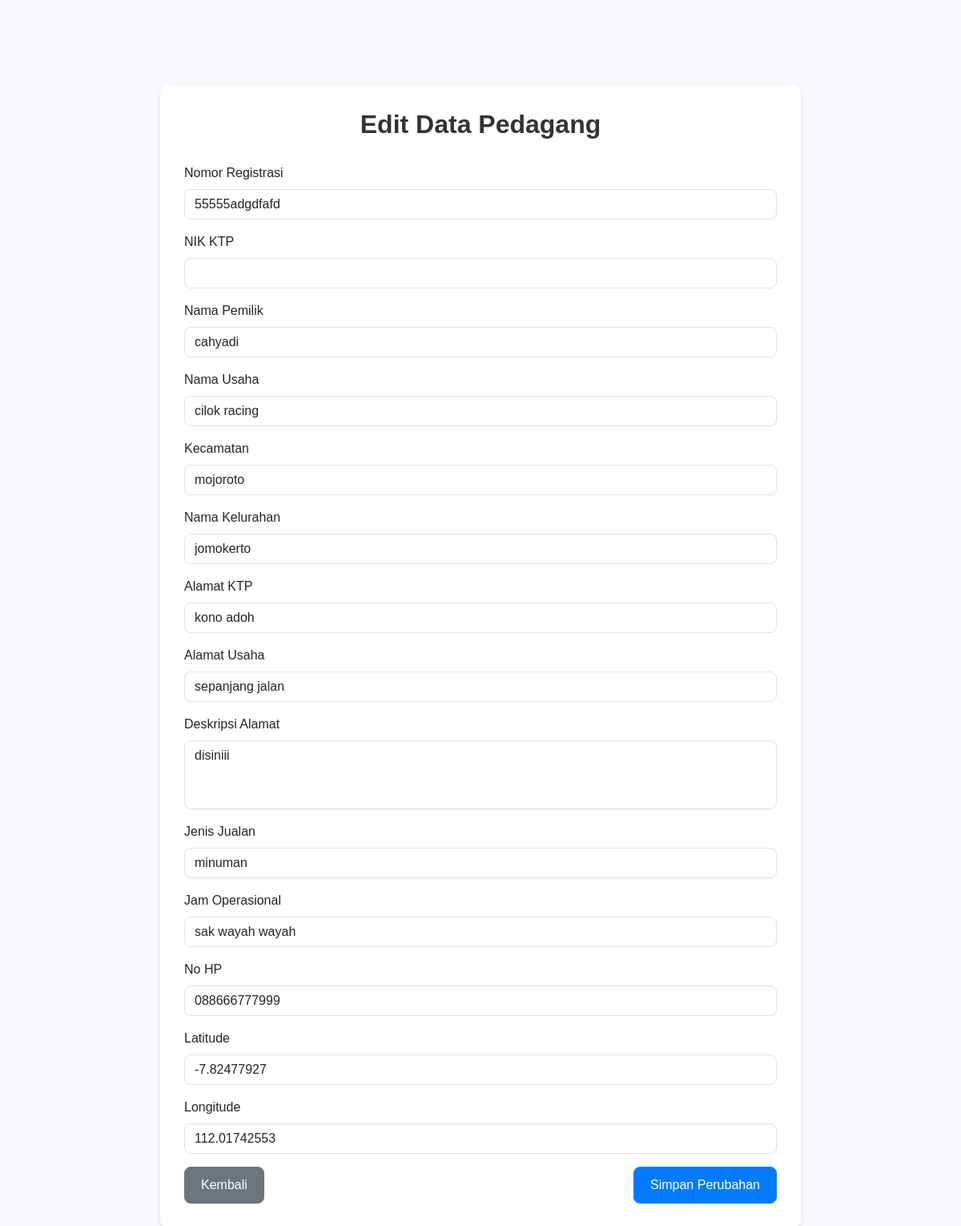
The app's page /pkl/edit_pedagang.php?id=5 with its own data.
### tables this page shows
CREATE TABLE IF NOT EXISTS `pedagang` (
  `id` int(11) NOT NULL AUTO_INCREMENT,
  `no_registrasi` varchar(20) DEFAULT NULL,
  `nik` varchar(16) DEFAULT NULL,
  `nama_pemilik` varchar(100) DEFAULT NULL,
  `alamat_ktp` text,
  `kecamatan` varchar(50) DEFAULT NULL,
  `nama_kelurahan` varchar(50) DEFAULT NULL,
  `alamat_usaha` text,
  `deskripsi_alamat` text,
  `jenis_jualan` varchar(50) DEFAULT NULL,
  `jam_operasional` varchar(50) DEFAULT NULL,
  `no_hp` varchar(15) DEFAULT NULL,
  `latitude` decimal(10,8) DEFAULT NULL,
  `longitude` decimal(11,8) DEFAULT NULL,
  `foto_ktp` varchar(255) DEFAULT NULL,
  `foto_nib` varchar(255) DEFAULT NULL,
  `foto_lapak` varchar(255) DEFAULT NULL,
  `created_at` timestamp NULL DEFAULT CURRENT_TIMESTAMP,
  `status_validasi` enum('pending','true','false') DEFAULT 'true',
  `nama_usaha` varchar(50) DEFAULT NULL,
  PRIMARY KEY (`id`)
);

### pkl/edit_pedagang.php (the view, shortened to what this page needs)
<?php
include "include/header.php";
if (isset($_GET['id'])) {
    $id = $_GET['id'];
    $sql = "SELECT * FROM pedagang WHERE id = $id";
    $result = mysqli_query($conn, $sql);
    $data = mysqli_fetch_assoc($result);
} else {
    die("ID tidak diberikan!");
}
?>
<!DOCTYPE html>
<html lang="id">
<head>
    <link href="https://cdn.jsdelivr.net/npm/bootstrap@5.3.0-alpha1/dist/css/bootstrap.min.css" rel="stylesheet">
</head>
<body>
    <div class="container">
        <h2>Edit Data Pedagang</h2>
        <form action="" method="POST">
            <div class="mb-3">
                <label for="no_registrasi">Nomor Registrasi</label>
                <input type="text" class="form-control" id="no_registrasi" name="no_registrasi" value="<?php echo $data['no_registrasi']; ?>" required>
            </div>
            <div class="mb-3">
                <label for="nik">NIK KTP</label>
                <input type="number" class="form-control" id="nik" name="nik" value="<?php echo $data['nik']; ?>" required>
            </div>
            <div class="mb-3">
                <label for="nama_pemilik">Nama Pemilik</label>
                <input type="text" class="form-control" id="nama_pemilik" name="nama_pemilik" value="<?php echo $data['nama_pemilik']; ?>" required>
            </div>
            <div class="mb-3">
                <label for="nama_usaha">Nama Usaha</label>
                <input type="text" class="form-control" id="nama_usaha" name="nama_usaha" value="<?php echo $data['nama_usaha']; ?>" required>
            </div>
            <div class="mb-3">
                <label for="kecamatan">Kecamatan</label>
                <input type="text" class="form-control" id="kecamatan" name="kecamatan" value="<?php echo $data['kecamatan']; ?>" required>
            </div>
            <div class="mb-3">
                <label for="nama_kelurahan">Nama Kelurahan</label>
                <input type="text" class="form-control" id="nama_kelurahan" name="nama_kelurahan" value="<?php echo $data['nama_kelurahan']; ?>" required>
            </div>
            <div class="mb-3">
                <label for="alamat_ktp">Alamat KTP</label>
                <input type="text" class="form-control" id="alamat_ktp" name="alamat_ktp" value="<?php echo $data['alamat_ktp']; ?>" required>
            </div>
            <div class="mb-3">
                <label for="alamat_usaha">Alamat Usaha</label>
                <input type="text" class="form-control" id="alamat_usaha" name="alamat_usaha" value="<?php echo $data['alamat_usaha']; ?>" required>
            </div>
            <div class="mb-3">
                <label for="deskripsi_alamat">Deskripsi Alamat</label>
                <textarea class="form-control" id="deskripsi_alamat" name="deskripsi_alamat" rows="3" required><?php echo $data['deskripsi_alamat']; ?></textarea>
            </div>
            <div class="mb-3">
                <label for="jenis_jualan">Jenis Jualan</label>
                <input type="text" class="form-control" id="jenis_jualan" name="jenis_jualan" value="<?php echo $data['jenis_jualan']; ?>" required>
            </div>
            <div class="mb-3">
                <label for="jam_operasional">Jam Operasional</label>
                <input type="text" class="form-control" id="jam_operasional" name="jam_operasional" value="<?php echo $data['jam_operasional']; ?>" required>
            </div>
            <div class="mb-3">
                <label for="no_hp">No HP</label>
                <input type="text" class="form-control" id="no_hp" name="no_hp" value="<?php echo $data['no_hp']; ?>" required>
            </div>
            <div class="mb-3">
                <label for="latitude">Latitude</label>
                <input type="text" class="form-control" id="latitude" name="latitude" value="<?php echo $data['latitude']; ?>" required>
            </div>
            <div class="mb-3">
                <label for="longitude">Longitude</label>
                <input type="text" class="form-control" id="longitude" name="longitude" value="<?php echo $data['longitude']; ?>" required>
            </div>
            <div class="d-flex justify-content-between">
                <a href="index.php" class="btn btn-secondary">Kembali</a>
                <button type="submit" class="btn btn-primary">Simpan Perubahan</button>
            </div>
        </form>
    </div>
</body>
</html>

### survey_pasar/css/blog-home.css (style rules this page uses)
body { padding-top: 54px; }
@media (min-width: 992px) { body { padding-top: 56px; } }

### pkl/edit_pedagang.php (style rules this page uses)
body { background-color: #f7f9fc; font-family: Arial, sans-serif; }
.container { max-width: 800px; background-color: #ffffff; border-radius: 10px; box-shadow: 0 4px 10px rgba(0, 0, 0, 0.1); padding: 30px; margin-top: 50px; }
.form-control { border-radius: 8px; }
.btn-primary { background-color: #007bff; border-color: #007bff; border-radius: 8px; padding: 10px 20px; font-size: 16px; }
.btn-secondary { border-radius: 8px; padding: 10px 20px; font-size: 16px; }
h2 { color: #333; font-weight: bold; text-align: center; margin-bottom: 30px; }
textarea.form-control { resize: none; }

### records on screen
pedagang: no_registrasi "55555adgdfafd", nama_pemilik "cahyadi", nama_usaha "cilok racing", kecamatan "mojoroto", nama_kelurahan "jomokerto", alamat_ktp "kono adoh", alamat_usaha "sepanjang jalan", deskripsi_alamat "disiniii", jenis_jualan "minuman", jam_operasional "sak wayah wayah", no_hp "088666777999", latitude "-7.82477927", longitude "112.01742553"
